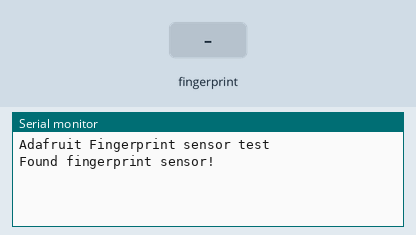
Simulated run of this sketch. Board: ESP32. Parts: the last lines printed to the serial monitor. The inputs (shaded band) are chosen by the test bench.

Above: at 1.2 s.
1.3 s: finger stored as number 1 placed on the sensor
At 1.54 s:
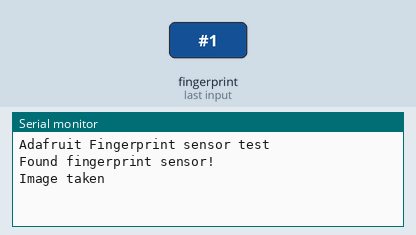
At 3.1 s:
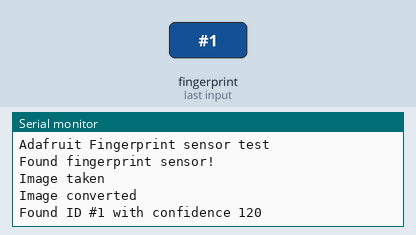

The sketch:

cek_fingerprint.ino
```cpp
#include <Adafruit_Fingerprint.h>

// Gunakan Serial2 (atau sesuaikan dengan pin RX/TX yang Anda gunakan)
HardwareSerial mySerial(2); // UART2 untuk ESP32

Adafruit_Fingerprint finger = Adafruit_Fingerprint(&mySerial);

void setup() {
  Serial.begin(115200); // Serial Monitor
  mySerial.begin(57600, SERIAL_8N1, 22, 27); // RX=16, TX=17 (sesuaikan dengan pin Anda)

  Serial.println("\nAdafruit Fingerprint sensor test");

  if (finger.verifyPassword()) {
    Serial.println("Found fingerprint sensor!");
  } else {
    Serial.println("Did not find fingerprint sensor :(");
    while (1) { delay(1); }
  }
}

void loop() {
  getFingerprintID();
  delay(50);
}

uint8_t getFingerprintID() {
  uint8_t p = finger.getImage();
  if (p == FINGERPRINT_NOFINGER) {
    return p;
  }

  if (p == FINGERPRINT_OK) {
    Serial.println("Image taken");
  } else {
    Serial.println("Error taking image");
    return p;
  }

  p = finger.image2Tz();
  if (p == FINGERPRINT_OK) {
    Serial.println("Image converted");
  } else {
    Serial.println("Error converting image");
    return p;
  }

  p = finger.fingerSearch();
  if (p == FINGERPRINT_OK) {
    Serial.print("Found ID #");
    Serial.print(finger.fingerID);
    Serial.print(" with confidence ");
    Serial.println(finger.confidence);
  } else {
    Serial.println("No match found");
  }

  return p;
}
```

Measured:
- after the input at 1.3 s, the serial monitor: prints a new line after 0.08 s (image 1)
